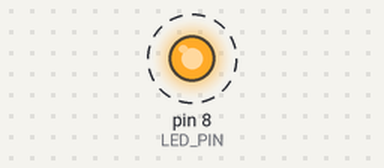
Bench run of a sketch on a simulated Arduino Uno, built with avr-gcc and run on an emulated ATmega328P. On the bench: output pins drawn as LEDs (lit = HIGH). Dashed ring = blinking.

Above: at 0.5 s.
Timing chart, 0 to 4.6 s (numbered marks = the images above):
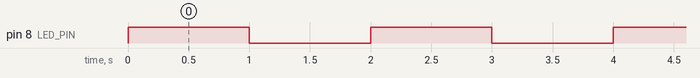

Measured:
- by itself, pin 8 (LED_PIN): alternates HIGH for 1.0 s and LOW for 1.0 s

The sketch:

02_blink_externe.ino
```cpp
/*
 * AlexTech Academy — M03-V02
 * Arduino Uno Rev3, basse tension uniquement.
 * D8 -> résistance 330 ohms -> anode LED -> cathode LED -> GND.
 * Couper l'alimentation USB avant chaque modification des fils.
 */
const byte LED_PIN = 8;

void setup() {
  pinMode(LED_PIN, OUTPUT);       // D8 devient une sortie
}

void loop() {
  digitalWrite(LED_PIN, HIGH);   // Allumer
  delay(1000);                   // Garder allumé 1 s
  digitalWrite(LED_PIN, LOW);    // Éteindre
  delay(1000);                   // Garder éteint 1 s
}
```
